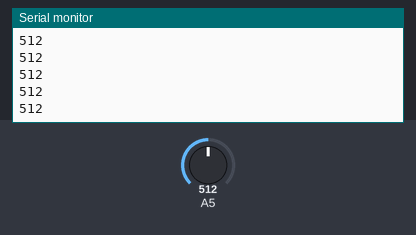
This sketch was run on a simulated Arduino Uno, built with avr-gcc and run on an emulated ATmega328P. On the bench: the last lines printed to the serial monitor. The test bench sets the inputs (shaded band); at power-on: A5 = 512.

Above: at 1.2 s.
1.3 s: A5 set to 716
At 1.9 s:
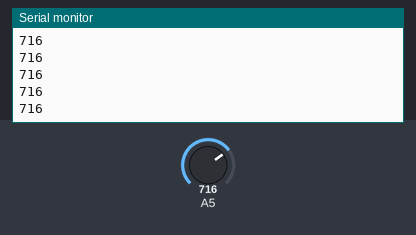
2.8 s: A5 set to 900
At 3.9 s:
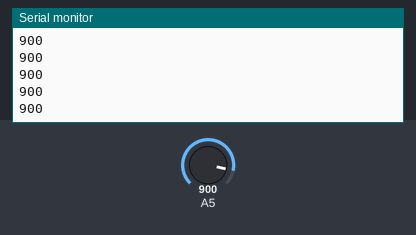
Timing chart, 0 to 5.8 s (numbered marks = the images above; inputs shaded):
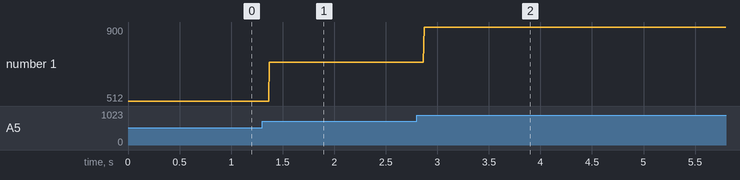

Measured:
- after the input at 1.3 s, the serial monitor: prints a new line after 0.07 s (image 1)
- after the input at 2.8 s, the serial monitor: prints a new line after 0.07 s (image 2)
- plotted number 1: 512 → 716 after the input at 1.3 s, 716 → 900 after the input at 2.8 s

The sketch:

3-Digitalizaci_n.ino
```cpp
void setup() {
  Serial.begin(9600);

}

void loop() {
  int lectura = analogRead(5);
  Serial.println(lectura);

}
```
